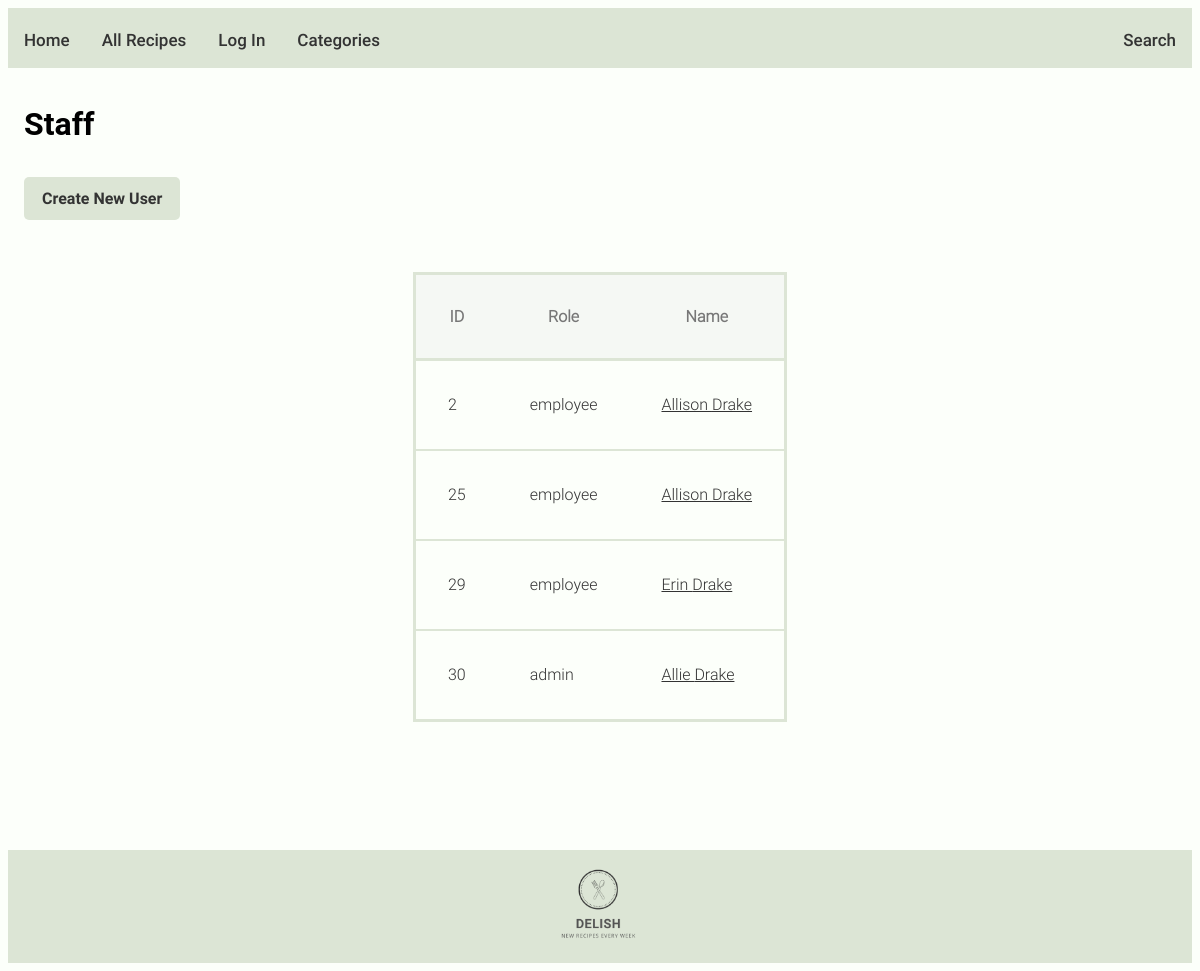
Page /admin/users/index.php on the committed database.
### tables this page shows
CREATE TABLE `users` (
  `id` int(11) NOT NULL,
  `first_name` varchar(250) NOT NULL,
  `last_name` varchar(250) NOT NULL,
  `role` varchar(250) NOT NULL,
  `email` varchar(250) NOT NULL,
  `username` varchar(250) NOT NULL,
  `password` varchar(250) NOT NULL
);

### _components/list-users.php (the view, shortened to what this page needs)
<div class="table_container">
<table>
    <thead>
      <tr>
        <th>ID</th>
        <th>Role</th>
        <th>Name</th>
      </tr>
    </thead>
    <tbody>
        <?php
          while ($row = mysqli_fetch_assoc($db_results)) {
              echo '<tr>';
              echo '<td>' . $row['id'] . '</td>';
              echo '<td>' . $row['role'] . '</td>';
              echo '<td><a href="view.php?id=' . $row['id'] . '">' . $row['first_name'] . ' ' . $row['last_name'] . '</a></td>';
          }
        ?>
    </tbody>
  </table>
        </div>

### rows in the picture
users: id "2", role "employee", first_name "Allison", last_name "Drake"
users: id "25", role "employee", first_name "Allison", last_name "Drake"
users: id "29", role "employee", first_name "Erin", last_name "Drake"
users: id "30", role "admin", first_name "Allie", last_name "Drake"
